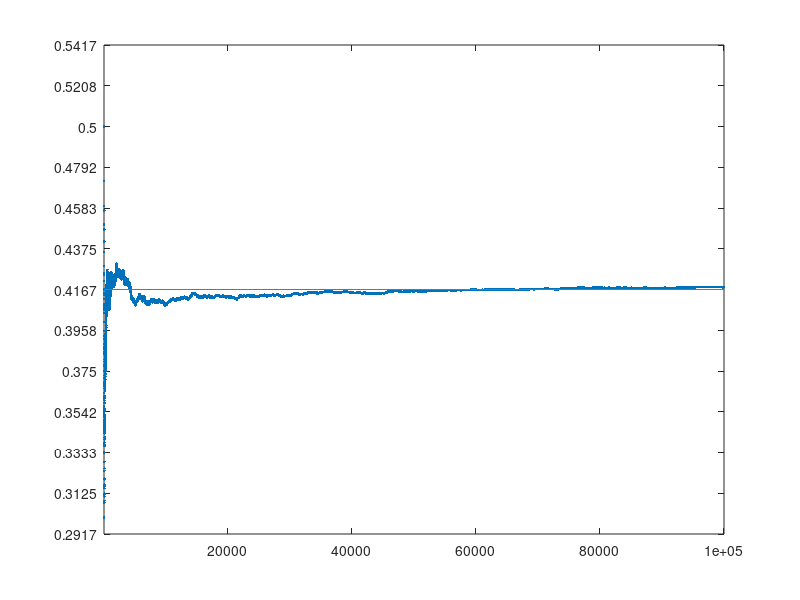

The MATLAB script that drew this image: (Note: this script raises an error after producing the figure.)
% exercise 3.2

clc; clear; clf;

% exact computations
% by hand: 6->#5, 5->#4,...,2->#1  ---> 15 different outcomes -> 15/36
p_hand=15/36;
% by computer:
tmp=(1:6)-(1:6)';
p_comp=sum(tmp(:)>0)/36;
assert(p_hand==p_comp);

% approximate computation
% by simulation:
N=100000;
tmp=randi(6,N,2);
sim=cumsum(tmp(:,1)>tmp(:,2))./(1:N)';

% plot the results (getting a taste of the asymptotic behaviour)
plot(1:N, sim, ".",[1,N],[p_hand, p_hand]);
axis([1,N,0.7*p_hand, 1.3*p_hand]);
yt=(0.7:0.05:1.3)*p_hand;
yticks(yt);
text(N,p_hand,"  p="+strip(string(rats(p_hand))));
legend(["simulation", "theoretical"],"Location","northeastoutside");
title("exercise 3.2 two dice\n the first > second");
